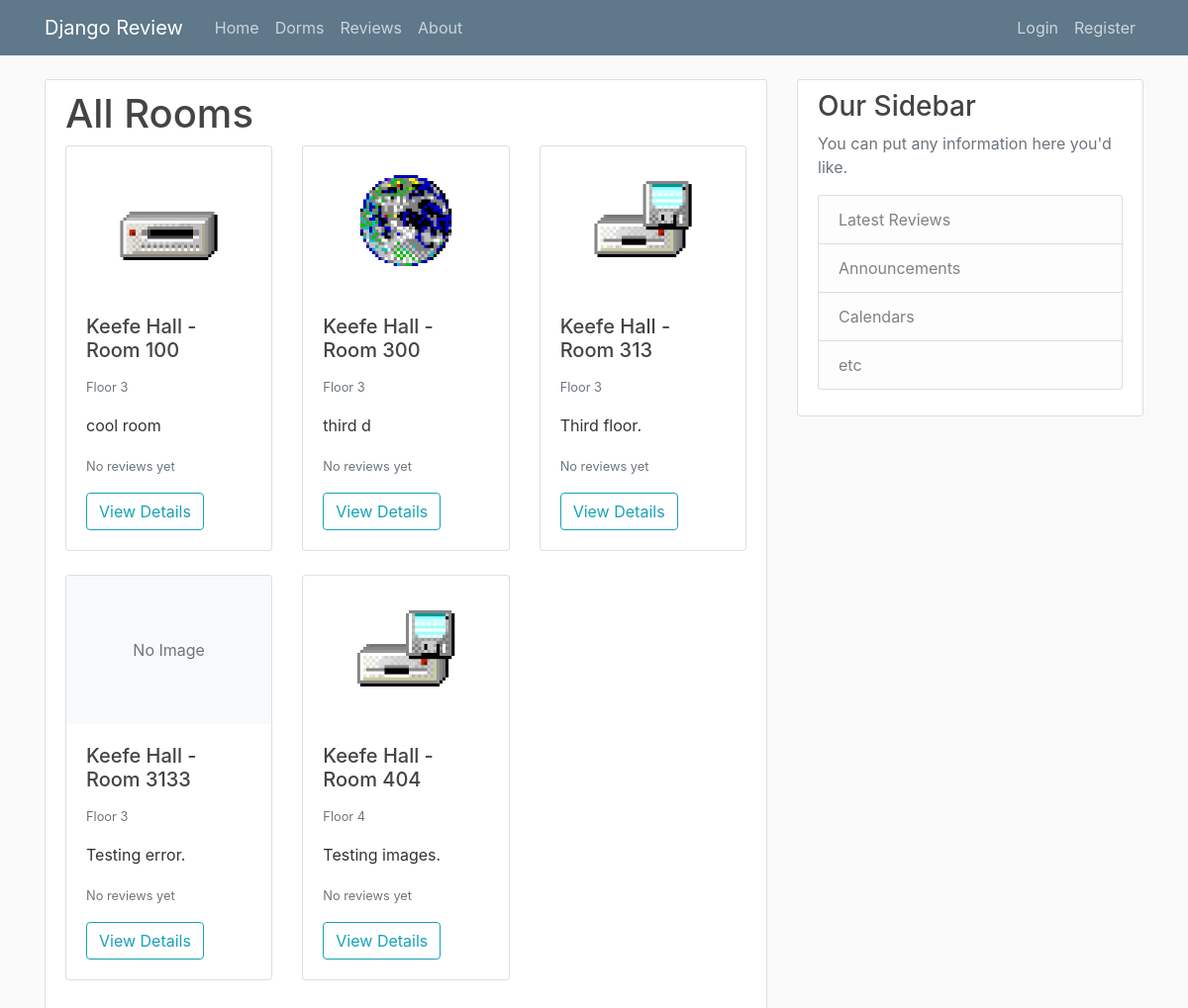
/rooms/, run on the app's committed database.
### review/models.py (models this page shows, shortened)
class Room(models.Model):
    dorm = models.ForeignKey(Dorm, on_delete=models.CASCADE, related_name='rooms')
    room_number = models.CharField(max_length=20)
    floor = models.PositiveIntegerField()
    description = models.TextField()
    image = models.ImageField(upload_to='room_images', blank=True, null=True)
    class Meta:
        unique_together = ['dorm', 'room_number']  # Ensure room numbers are unique within a dorm

class Dorm(models.Model):
    name = models.CharField(max_length=100)
    description = models.TextField()
    image = models.ImageField(upload_to='dorm_images', blank=True, null=True)

### review/views.py (the view)
# urls.py: path('rooms/', RoomListView.as_view(), name='room-list'),
class RoomListView(ListView):
    model = Room
    template_name = 'review/room_list.html'
    context_object_name = 'rooms'
    def get_queryset(self):
        return Room.objects.all().order_by('dorm__name', 'room_number')
    def get_context_data(self, **kwargs):
        context = super().get_context_data(**kwargs)
        rooms_with_stats = []
        for room in context['rooms']:
            reviews = room.reviews.all()
            total_reviews = reviews.count()
            liked_reviews = sum(1 for review in reviews if review.liked)
            like_percentage = 0
            if total_reviews > 0:
                like_percentage = (liked_reviews / total_reviews) * 100
            rooms_with_stats.append({
                'room': room,
                'total_reviews': total_reviews,
                'liked_reviews': liked_reviews,
                'like_percentage': like_percentage
            })
        context['rooms_with_stats'] = rooms_with_stats
        return context

### review/templates/review/room_list.html (shortened to what this page needs)
{% extends 'review/base.html' %}
{% block content %}
    <div class="content-section">
        <h1>All Rooms</h1>
        <div class="row">
            {% for room_data in rooms_with_stats %}
                <div class="col-md-4 mb-4">
                    <div class="card h-100">
                        {% if room_data.room.image %}
                            <img src="{{ room_data.room.image.url }}" class="card-img-top" alt="Room {{ room_data.room.room_number }}" style="height: 150px; object-fit: cover;">
                        {% else %}
                            <div class="card-img-top bg-light d-flex justify-content-center align-items-center" style="height: 150px;">
                                <span class="text-muted">No Image</span>
                            </div>
                        {% endif %}
                        <div class="card-body">
                            <h5 class="card-title">{{ room_data.room.dorm.name }} - Room {{ room_data.room.room_number }}</h5>
                            <p class="card-text"><small class="text-muted">Floor {{ room_data.room.floor }}</small></p>
                            <p class="card-text">{{ room_data.room.description|truncatechars:100 }}</p>
                            {% if room_data.total_reviews > 0 %}
                                <p class="card-text">
                                    <small class="text-muted">
                                        {{ room_data.total_reviews }} review{{ room_data.total_reviews|pluralize }},
                                        {{ room_data.like_percentage|floatformat:0 }}% liked
                                    </small>
                                </p>
                            {% else %}
                                <p class="card-text"><small class="text-muted">No reviews yet</small></p>
                            {% endif %}
                            <a href="{% url 'room-detail' room_data.room.id %}" class="btn btn-outline-info">View Details</a>
                        </div>
                    </div>
                </div>
            {% empty %}
                <div class="col">
                    <p>No rooms have been added yet.</p>
                </div>
            {% endfor %}
        </div>
    </div>
{% endblock content %}

### review/static/review/main.css (style rules this page uses)
body { background: #fafafa; color: #333333; margin-top: 5rem; }
h1, h2, h3, h4, h5, h6 { color: #444444; }
.content-section { background: #ffffff; padding: 10px 20px; border: 1px solid #dddddd; border-radius: 3px; margin-bottom: 20px; }
.card-img-top { height: 150px; object-fit: cover; }

### data on the page
Room: room.image (picture), room.dorm.name "Keefe Hall", room.room_number "100", room.floor "3", room.description "cool room"
Room: room.image (picture), room.dorm.name "Keefe Hall", room.room_number "300", room.floor "3", room.description "third d"
Room: room.image (picture), room.dorm.name "Keefe Hall", room.room_number "313", room.floor "3", room.description "Third floor."
Room: image "No Image", room.dorm.name "Keefe Hall", room.room_number "3133", room.floor "3", room.description "Testing error."
Room: room.image (picture), room.dorm.name "Keefe Hall", room.room_number "404", room.floor "4", room.description "Testing images."
